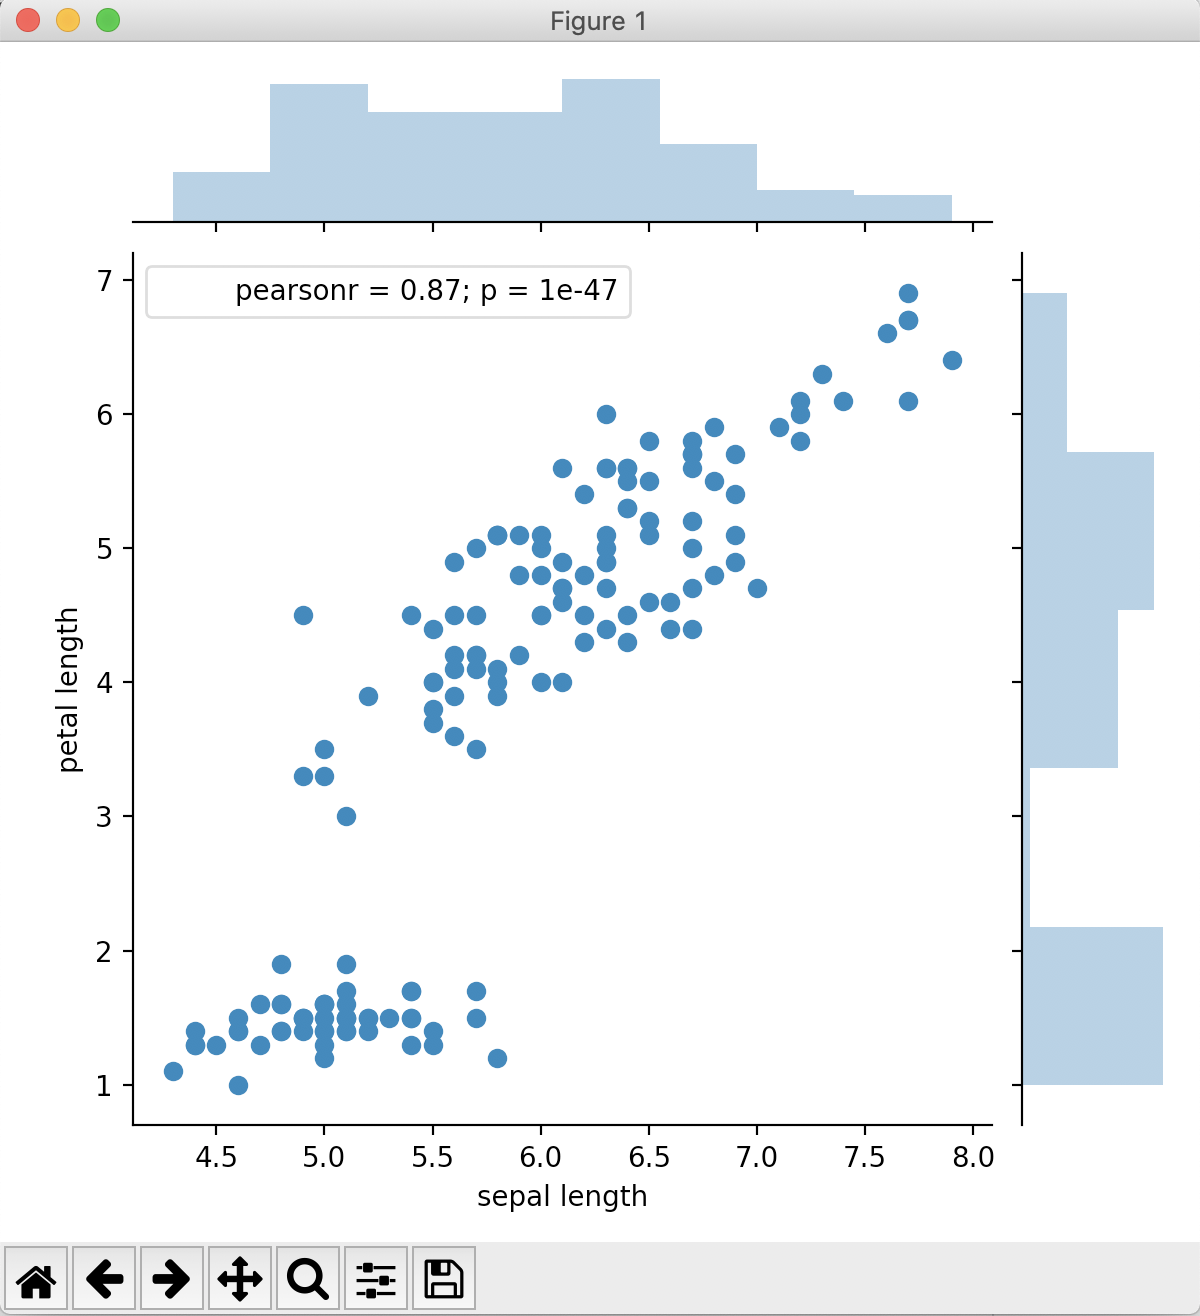

Recreate this plot in Python.
import pandas as pd
import matplotlib.pyplot as plt
import seaborn as sns
import scipy.stats as stats

df = pd.read_csv('iris.csv',
                 header=0,
                 encoding='iso-8859-15',
                 names=['sepal length', 'sepal width', 'petal length', 'petal width', 'class'])

sns.jointplot(df['sepal length'], df['petal length']).annotate(stats.pearsonr) # pearson correlation coefficient 1 or 0

plt.show()
